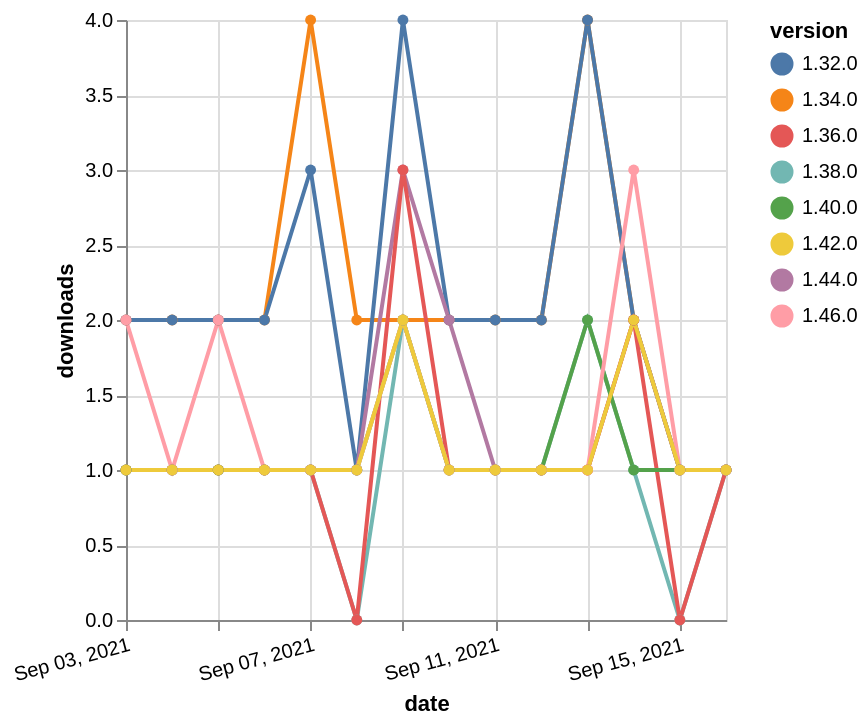

The Vega-Lite source for this figure:
### Vega-Lite specification from a JSON file in a GitHub repository (floating-point values rounded to 4 significant figures)
{"$schema": "https://vega.github.io/schema/vega-lite/v5.json", "description": "A simple bar chart with embedded data.", "data": {"values": [{"date": "2021-09-03", "total": 2484, "delta": 2, "version": "1.34.0"}, {"date": "2021-09-04", "total": 2486, "delta": 2, "version": "1.34.0"}, {"date": "2021-09-05", "total": 2488, "delta": 2, "version": "1.34.0"}, {"date": "2021-09-06", "total": 2490, "delta": 2, "version": "1.34.0"}, {"date": "2021-09-07", "total": 2494, "delta": 4, "version": "1.34.0"}, {"date": "2021-09-08", "total": 2496, "delta": 2, "version": "1.34.0"}, {"date": "2021-09-09", "total": 2498, "delta": 2, "version": "1.34.0"}, {"date": "2021-09-10", "total": 2500, "delta": 2, "version": "1.34.0"}, {"date": "2021-09-11", "total": 2502, "delta": 2, "version": "1.34.0"}, {"date": "2021-09-12", "total": 2504, "delta": 2, "version": "1.34.0"}, {"date": "2021-09-13", "total": 2508, "delta": 4, "version": "1.34.0"}, {"date": "2021-09-14", "total": 2510, "delta": 2, "version": "1.34.0"}, {"date": "2021-09-15", "total": 2511, "delta": 1, "version": "1.34.0"}, {"date": "2021-09-16", "total": 2512, "delta": 1, "version": "1.34.0"}, {"date": "2021-09-03", "total": 2366, "delta": 2, "version": "1.32.0"}, {"date": "2021-09-04", "total": 2368, "delta": 2, "version": "1.32.0"}, {"date": "2021-09-05", "total": 2370, "delta": 2, "version": "1.32.0"}, {"date": "2021-09-06", "total": 2372, "delta": 2, "version": "1.32.0"}, {"date": "2021-09-07", "total": 2375, "delta": 3, "version": "1.32.0"}, {"date": "2021-09-08", "total": 2376, "delta": 1, "version": "1.32.0"}, {"date": "2021-09-09", "total": 2380, "delta": 4, "version": "1.32.0"}, {"date": "2021-09-10", "total": 2382, "delta": 2, "version": "1.32.0"}, {"date": "2021-09-11", "total": 2384, "delta": 2, "version": "1.32.0"}, {"date": "2021-09-12", "total": 2386, "delta": 2, "version": "1.32.0"}, {"date": "2021-09-13", "total": 2390, "delta": 4, "version": "1.32.0"}, {"date": "2021-09-14", "total": 2392, "delta": 2, "version": "1.32.0"}, {"date": "2021-09-15", "total": 2393, "delta": 1, "version": "1.32.0"}, {"date": "2021-09-16", "total": 2394, "delta": 1, "version": "1.32.0"}, {"date": "2021-09-03", "total": 192, "delta": 1, "version": "1.44.0"}, {"date": "2021-09-04", "total": 193, "delta": 1, "version": "1.44.0"}, {"date": "2021-09-05", "total": 194, "delta": 1, "version": "1.44.0"}, {"date": "2021-09-06", "total": 195, "delta": 1, "version": "1.44.0"}, {"date": "2021-09-07", "total": 196, "delta": 1, "version": "1.44.0"}, {"date": "2021-09-08", "total": 197, "delta": 1, "version": "1.44.0"}, {"date": "2021-09-09", "total": 200, "delta": 3, "version": "1.44.0"}, {"date": "2021-09-10", "total": 202, "delta": 2, "version": "1.44.0"}, {"date": "2021-09-11", "total": 203, "delta": 1, "version": "1.44.0"}, {"date": "2021-09-12", "total": 204, "delta": 1, "version": "1.44.0"}, {"date": "2021-09-13", "total": 205, "delta": 1, "version": "1.44.0"}, {"date": "2021-09-14", "total": 207, "delta": 2, "version": "1.44.0"}, {"date": "2021-09-15", "total": 208, "delta": 1, "version": "1.44.0"}, {"date": "2021-09-16", "total": 209, "delta": 1, "version": "1.44.0"}, {"date": "2021-09-03", "total": 203, "delta": 1, "version": "1.38.0"}, {"date": "2021-09-04", "total": 204, "delta": 1, "version": "1.38.0"}, {"date": "2021-09-05", "total": 205, "delta": 1, "version": "1.38.0"}, {"date": "2021-09-06", "total": 206, "delta": 1, "version": "1.38.0"}, {"date": "2021-09-07", "total": 207, "delta": 1, "version": "1.38.0"}, {"date": "2021-09-08", "total": 207, "delta": 0, "version": "1.38.0"}, {"date": "2021-09-09", "total": 209, "delta": 2, "version": "1.38.0"}, {"date": "2021-09-10", "total": 210, "delta": 1, "version": "1.38.0"}, {"date": "2021-09-11", "total": 211, "delta": 1, "version": "1.38.0"}, {"date": "2021-09-12", "total": 212, "delta": 1, "version": "1.38.0"}, {"date": "2021-09-13", "total": 214, "delta": 2, "version": "1.38.0"}, {"date": "2021-09-14", "total": 215, "delta": 1, "version": "1.38.0"}, {"date": "2021-09-15", "total": 215, "delta": 0, "version": "1.38.0"}, {"date": "2021-09-16", "total": 216, "delta": 1, "version": "1.38.0"}, {"date": "2021-09-03", "total": 255, "delta": 1, "version": "1.36.0"}, {"date": "2021-09-04", "total": 256, "delta": 1, "version": "1.36.0"}, {"date": "2021-09-05", "total": 257, "delta": 1, "version": "1.36.0"}, {"date": "2021-09-06", "total": 258, "delta": 1, "version": "1.36.0"}, {"date": "2021-09-07", "total": 259, "delta": 1, "version": "1.36.0"}, {"date": "2021-09-08", "total": 259, "delta": 0, "version": "1.36.0"}, {"date": "2021-09-09", "total": 262, "delta": 3, "version": "1.36.0"}, {"date": "2021-09-10", "total": 263, "delta": 1, "version": "1.36.0"}, {"date": "2021-09-11", "total": 264, "delta": 1, "version": "1.36.0"}, {"date": "2021-09-12", "total": 265, "delta": 1, "version": "1.36.0"}, {"date": "2021-09-13", "total": 266, "delta": 1, "version": "1.36.0"}, {"date": "2021-09-14", "total": 268, "delta": 2, "version": "1.36.0"}, {"date": "2021-09-15", "total": 268, "delta": 0, "version": "1.36.0"}, {"date": "2021-09-16", "total": 269, "delta": 1, "version": "1.36.0"}, {"date": "2021-09-03", "total": 196, "delta": 1, "version": "1.40.0"}, {"date": "2021-09-04", "total": 197, "delta": 1, "version": "1.40.0"}, {"date": "2021-09-05", "total": 198, "delta": 1, "version": "1.40.0"}, {"date": "2021-09-06", "total": 199, "delta": 1, "version": "1.40.0"}, {"date": "2021-09-07", "total": 200, "delta": 1, "version": "1.40.0"}, {"date": "2021-09-08", "total": 201, "delta": 1, "version": "1.40.0"}, {"date": "2021-09-09", "total": 203, "delta": 2, "version": "1.40.0"}, {"date": "2021-09-10", "total": 204, "delta": 1, "version": "1.40.0"}, {"date": "2021-09-11", "total": 205, "delta": 1, "version": "1.40.0"}, {"date": "2021-09-12", "total": 206, "delta": 1, "version": "1.40.0"}, {"date": "2021-09-13", "total": 208, "delta": 2, "version": "1.40.0"}, {"date": "2021-09-14", "total": 209, "delta": 1, "version": "1.40.0"}, {"date": "2021-09-15", "total": 210, "delta": 1, "version": "1.40.0"}, {"date": "2021-09-16", "total": 211, "delta": 1, "version": "1.40.0"}, {"date": "2021-09-03", "total": 123, "delta": 2, "version": "1.46.0"}, {"date": "2021-09-04", "total": 124, "delta": 1, "version": "1.46.0"}, {"date": "2021-09-05", "total": 126, "delta": 2, "version": "1.46.0"}, {"date": "2021-09-06", "total": 127, "delta": 1, "version": "1.46.0"}, {"date": "2021-09-07", "total": 128, "delta": 1, "version": "1.46.0"}, {"date": "2021-09-08", "total": 129, "delta": 1, "version": "1.46.0"}, {"date": "2021-09-09", "total": 131, "delta": 2, "version": "1.46.0"}, {"date": "2021-09-10", "total": 132, "delta": 1, "version": "1.46.0"}, {"date": "2021-09-11", "total": 133, "delta": 1, "version": "1.46.0"}, {"date": "2021-09-12", "total": 134, "delta": 1, "version": "1.46.0"}, {"date": "2021-09-13", "total": 135, "delta": 1, "version": "1.46.0"}, {"date": "2021-09-14", "total": 138, "delta": 3, "version": "1.46.0"}, {"date": "2021-09-15", "total": 139, "delta": 1, "version": "1.46.0"}, {"date": "2021-09-16", "total": 140, "delta": 1, "version": "1.46.0"}, {"date": "2021-09-03", "total": 165, "delta": 1, "version": "1.42.0"}, {"date": "2021-09-04", "total": 166, "delta": 1, "version": "1.42.0"}, {"date": "2021-09-05", "total": 167, "delta": 1, "version": "1.42.0"}, {"date": "2021-09-06", "total": 168, "delta": 1, "version": "1.42.0"}, {"date": "2021-09-07", "total": 169, "delta": 1, "version": "1.42.0"}, {"date": "2021-09-08", "total": 170, "delta": 1, "version": "1.42.0"}, {"date": "2021-09-09", "total": 172, "delta": 2, "version": "1.42.0"}, {"date": "2021-09-10", "total": 173, "delta": 1, "version": "1.42.0"}, {"date": "2021-09-11", "total": 174, "delta": 1, "version": "1.42.0"}, {"date": "2021-09-12", "total": 175, "delta": 1, "version": "1.42.0"}, {"date": "2021-09-13", "total": 176, "delta": 1, "version": "1.42.0"}, {"date": "2021-09-14", "total": 178, "delta": 2, "version": "1.42.0"}, {"date": "2021-09-15", "total": 179, "delta": 1, "version": "1.42.0"}, {"date": "2021-09-16", "total": 180, "delta": 1, "version": "1.42.0"}]}, "width": "container", "mark": {"type": "line", "point": {"filled": true}}, "encoding": {"x": {"field": "date", "type": "temporal", "timeUnit": "yearmonthdate", "title": "date", "axis": {"labelAngle": -15}}, "y": {"field": "delta", "type": "quantitative", "title": "downloads"}, "color": {"field": "version", "type": "nominal"}, "tooltip": {"field": "delta"}}}
